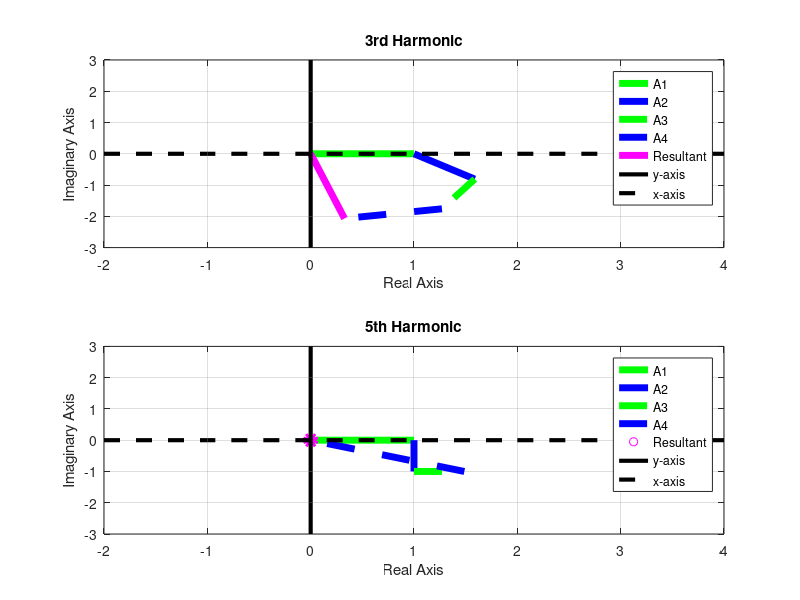

Source code (MATLAB):

figure();
h=3;
subplot(2,1,1)
plot([0,1],[0,0],'g','LineWidth',5);
hold on;
plot([1,1+cosd(h*342)],[0,sind(h*342)],'b','LineWidth',5);
hold on;
plot([1+cosd(h*342),1+cosd(h*342)+cos(h*324)],[sind(h*342),sind(h*342)+sind(h*324)],'--g','LineWidth',5)
hold on;
plot([1+cosd(h*342)+cos(h*324),1+cosd(h*342)+cosd(h*324)+cosd(h*306)],[sind(h*342)+sind(h*324),sind(h*342)+sind(h*324)+sind(h*306) ],'--b','LineWidth',5)
grid on;
plot([0,1+cosd(h*342)+cosd(h*324)+cosd(h*306)],[0,sind(h*342)+sind(h*324)+sind(h*306)],'m','LineWidth',5)
hold on; 
plot([0 0 0 0 0 0 0],[-3 -2 -1 0 1 2 3 ],'k','LineWidth',3)
plot([-2 -1 0 1 2 3 4] ,[0 0 0 0 0 0 0],'--k','LineWidth',3)
xlabel('Real Axis')
ylabel('Imaginary Axis')
title('3rd Harmonic')
legend('A1','A2','A3','A4','Resultant','y-axis','x-axis');

subplot(2,1,2)
h=5;
plot([0,1],[0,0],'g','LineWidth',5);
hold on;
plot([1,1+cosd(h*342)],[0,sind(h*342)],'b','LineWidth',5);
hold on;
plot([1+cosd(h*342),1+cosd(h*342)+cos(h*324)],[sind(h*342),sind(h*342)+sind(h*324)],'--g','LineWidth',5)
hold on;
plot([1+cosd(h*342)+cos(h*324),1+cosd(h*342)+cosd(h*324)+cosd(h*306)],[sind(h*342)+sind(h*324),sind(h*342)+sind(h*324)+sind(h*306) ],'--b','LineWidth',5)
grid on;
scatter([0,1+cosd(h*342)+cosd(h*324)+cosd(h*306)],[0,sind(h*342)+sind(h*324)+sind(h*306)],'m','LineWidth',5)
hold on; 
plot([0 0 0 0 0 0 0],[-3 -2 -1 0 1 2 3 ],'k','LineWidth',3)
plot([-2 -1 0 1 2 3 4] ,[0 0 0 0 0 0 0],'--k','LineWidth',3)
xlabel('Real Axis')
ylabel('Imaginary Axis')
title('5th Harmonic')
legend('A1','A2','A3','A4','Resultant','y-axis','x-axis');